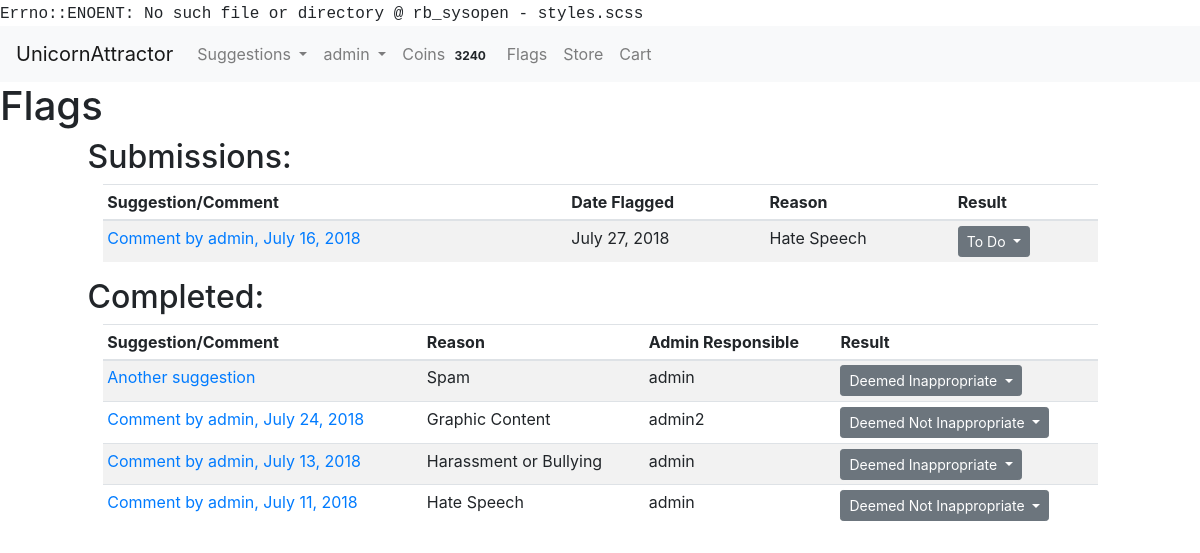
The app's page /suggestions/flags (signed in), older data.
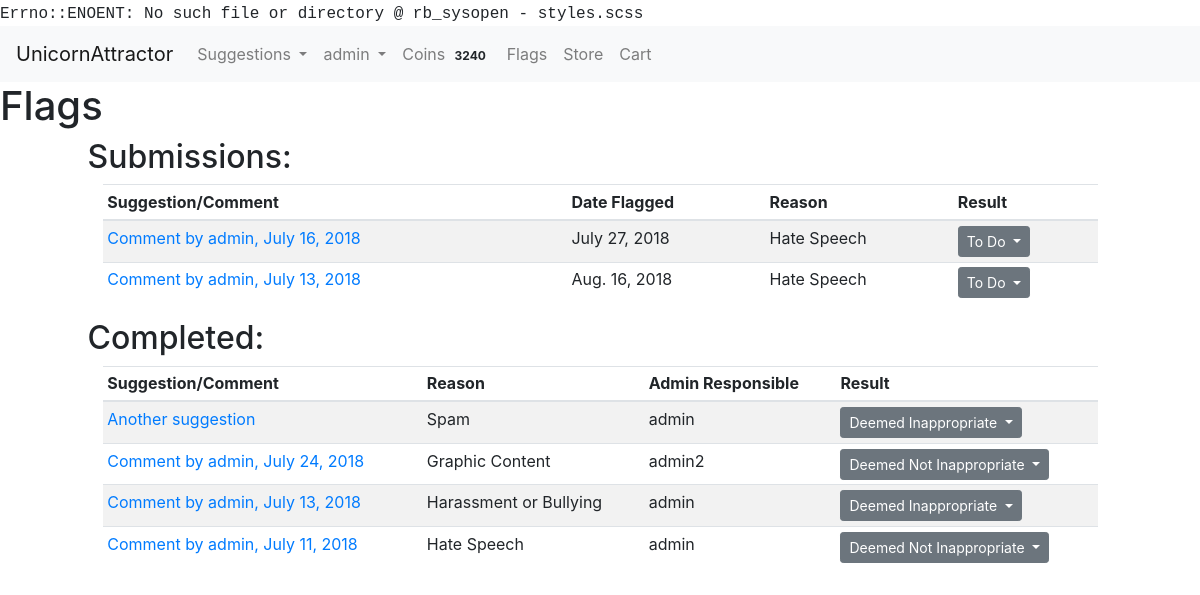
The same page, newer data.
### accounts/models.py (models this page shows)
class User(AbstractUser):
    USERNAME_FIELD = "email"
    email = models.EmailField('email address', blank=False, unique=True)
    REQUIRED_FIELDS = []
    def __str__(self):
        return self.username

### usersuggestions/models.py (models this page shows, shortened)
class Flag(models.Model):
    flagged_item_choices = ((1, "comment"), (2, 'suggestion'))
    reason_choices = ((0, "Spam"), (1, "Hate Speech"), (2, "Graphic Content"), (3, "Harassment or Bullying"))
    result_choices = ((True, 'Deemed Inappropriate'), (False, 'Deemed Not Inappropriate'), (None, "To Do"))
    flagged_item_type = models.PositiveSmallIntegerField(choices=flagged_item_choices, null=False)
    flagged_by = models.ForeignKey(User, null=False, on_delete=models.PROTECT)
    suggestion = models.ForeignKey(Suggestion, null=True, blank=True, on_delete=models.SET_NULL)
    comment = models.ForeignKey(Comment, null=True, blank=True, on_delete=models.SET_NULL)
    reason = models.PositiveSmallIntegerField(choices=reason_choices, null=False, blank=False)
    date_time_marked = models.DateTimeField(auto_now_add=True)
    responsible_admin = models.ForeignKey(User, related_name="admin_assigned", null=True, blank=True,
                                          on_delete=models.PROTECT)
    result = models.NullBooleanField(blank=True, null=True, choices=result_choices)

class Comment(models.Model):
    user = models.ForeignKey(User, null=False, on_delete=models.PROTECT)
    suggestion = models.ForeignKey(Suggestion, null=False, on_delete=models.CASCADE)
    admin_page_comment = models.BooleanField(blank=False, default=False)
    comment = RichTextUploadingField()
    date_time = models.DateTimeField(auto_now_add=True)

class Suggestion(models.Model):
    suggestion_choices = ((True, 'Feature'), (False, 'Bug Fix'))
    is_feature = models.BooleanField(blank=False, default=False, choices=suggestion_choices)
    user = models.ForeignKey(User, null=False, on_delete=models.PROTECT)
    title = models.CharField(max_length=200, blank=False)
    details = RichTextUploadingField()
    date_time = models.DateTimeField(auto_now_add=True)
    delay_submission = models.BooleanField(null=False, blank=True, default=False)

### usersuggestions/views.py (the view)
@login_required()
def render_flags_page(request):
    if not request.user.is_staff:
        return redirect("issue_tracker")
    flags = Flag.objects.all()
    return render(request, "view_flags.html", {"flags": flags})

### market/cart.py (called while the page is built)
    def __len__(self):
        return sum(item['quantity'] for item in self.cart.values())

### market/coins.py (called while the page is built)
def return_user_coins(user):
    UserCoins.objects.get_or_create(user=user)
    user_row = UserCoins.objects.get(user=user)
    return user_row.coins

### market/contexts.py (called while the page is built)
def cart(request):
    return {'cart': Cart(request)}

def usercoins(request):
    if request.user.is_authenticated:
        user = request.user
        coins_amount = return_user_coins(user)
        return {"usercoins": coins_amount}
    else:
        return {"usercoins": None}

def coins_are_enabled(request):
    return {"coins_are_enabled": settings.COINS_ENABLED }

### usersuggestions/templates/view_flags.html (shortened to what this page needs)
{% extends 'base.html' %} {% block title %}Flags{% endblock %} {% block content %}
<main id="flags">
    <h1 id="page-header">Flags</h1>
    <div class="row">
        <div class="offset-md-1">
            <h2 class="section-header">Submissions:</h2>
        </div>
    </div>
    <div class="row">
        <div class="col-xs-12 table-col col-md-10 offset-md-1">
            <table class="table table-sm table-striped">
                <thead>
                    <tr>
                        <th scope="col">Suggestion/Comment</th>
                        <th scope="col">Date Flagged</th>
                        <th scope="col">Reason</th>
                        <th scope="col">Result</th>
                    </tr>
                </thead>
                <tbody>
                    {% for flag in flags %} {% if flag.result == None %}
                    <tr>
                        <td>
                            {% if flag.flagged_item_type == 1 %}
                            <a href="{% url 'view_suggestion' flag.comment.suggestion.id %}#{{ flag.comment.id }}" target="_blank">Comment by {{ flag.comment.user }}, {{ flag.comment.date_time.date }}</a> {% else %}
                            <a href="{% url 'view_suggestion' flag.suggestion.id %}" target="_blank">{{ flag.suggestion.title }}</a> {% endif %}
                        </td>
                        <td>{{ flag.date_time_marked.date }}</td>
                        <td>{{ flag.get_reason_display }}</td>
                        <td>
                            <button id="flagResultButtonGroup" type="button" class="btn btn-sm btn-secondary dropdown-toggle" data-toggle="dropdown" aria-haspopup="true" aria-expanded="false">
     To Do
    </button>
                        </td>
                    </tr>
                    {% endif %} {% endfor %}
                </tbody>
            </table>
        </div>
    </div>
    <div class="row">
        <div class="offset-md-1">
            <h2 class="section-header">Completed:</h2>
        </div>
    </div>
    <div class="row">
        <div class="col-xs-12 table-col col-md-10 offset-md-1">
            <table class="table table-sm table-striped">
                <thead>
                    <tr>
                        <th scope="col">Suggestion/Comment</th>
                        <th scope="col">Reason</th>
                        <th scope="col">Admin Responsible</th>
                        <th scope="col">Result</th>
                    </tr>
                </thead>
                <tbody>
                    {% for flag in flags %} {% if flag.result is not None %}
                    <tr>
                        <td>
                            {% if flag.flagged_item_type == 1 %}
                            <a href="{% url 'view_suggestion' flag.comment.suggestion.id %}#{{ flag.comment.id }}" target="_blank">Comment by {{ flag.comment.user }}, {{ flag.comment.date_time.date }}</a> {% else %}
                            <a href="{% url 'view_suggestion' flag.suggestion.id %}" target="_blank">{{ flag.suggestion.title }}</a> {% endif %}
                        </td>
                        <td>{{ flag.get_reason_display }}</td>
                        <td>{{ flag.responsible_admin }}</td>
                        <td>
                            <button id="flagResultButtonGroup" type="button" class="btn btn-sm btn-secondary dropdown-toggle" data-toggle="dropdown" aria-haspopup="true" aria-expanded="false">
     {{ flag.get_result_display }}
    </button>
                        </td>
                    </tr>
                    {% endif %} {% endfor %}
                </tbody>
            </table>
        </div>
    </div>
</main>
{% endblock %}

### templates/base.html (shortened to what this page needs)
<!DOCTYPE html>
{% load staticfiles %}
<html lang="en">
<head>
    <link rel="stylesheet" href="https://maxcdn.bootstrapcdn.com/bootstrap/4.0.0/css/bootstrap.min.css"
>
   <link rel="stylesheet" href="{% static 'css/styles.css' %}">
</head>
<header>
    <nav class="navbar navbar-expand-lg navbar-light bg-light justify-content-between">
        <a class="navbar-brand website-title" href="{% url 'home' %}">UnicornAttractor</a>
        <div class="collapse navbar-collapse" id="navbarSupportedContent">
            <ul class="navbar-nav mr-auto">
                <li class="nav-item dropdown">
                    <a class="nav-link dropdown-toggle" href="{% url 'issue_tracker' %}" id="navbarDropdown"
                       role="button" data-toggle="dropdown" aria-haspopup="true" aria-expanded="false">
                        Suggestions
                    </a>
                </li>
                {% if user.is_authenticated %}
                <li class="nav-item dropdown">
                    <a class="nav-link dropdown-toggle" href="#" id="navbarDropdownUser" role="button"
                       data-toggle="dropdown" aria-haspopup="true" aria-expanded="false">
                        {{ user.username }}
                    </a>
                </li>
                {% if coins_are_enabled %}
                <li class="nav-item">
                    <a class="nav-link" href="{% url 'earn_coins' %}"> Coins <span class="badge badge-light">{{ usercoins }}</span></a>
                </li>
                {% endif %}
                {% endif %}
                {% if request.user.is_staff %}
                <li class="nav-item">
                    <a class="nav-link" href="{% url 'flags' %}">Flags</a>
                </li>
                {% endif %}
                <li class="nav-item">
                    <a class="nav-link" href="{% url 'store' %}">Store</a>
                </li>
                <li class="nav-item">
                    <a class="nav-link" href="{% url 'view_cart' %}">Cart </a>
                </li>
            </ul>
        </div>
    </nav>
</header>
<body>
{% block content %}{% endblock %}
</body>
</html>

### styles.css (style rules this page uses)
body:before { white-space: pre; font-family: monospace; content: "Errno::ENOENT: No such file or directory @ rb_sysopen - styles.scss"; }

Row changes from the older to the newer data that the page shows:
added Flag: comment.user "admin", comment.date_time "July 13, 2018", date_time_marked "Aug. 16, 2018", reason "Hate Speech", shown under "Submissions:"
